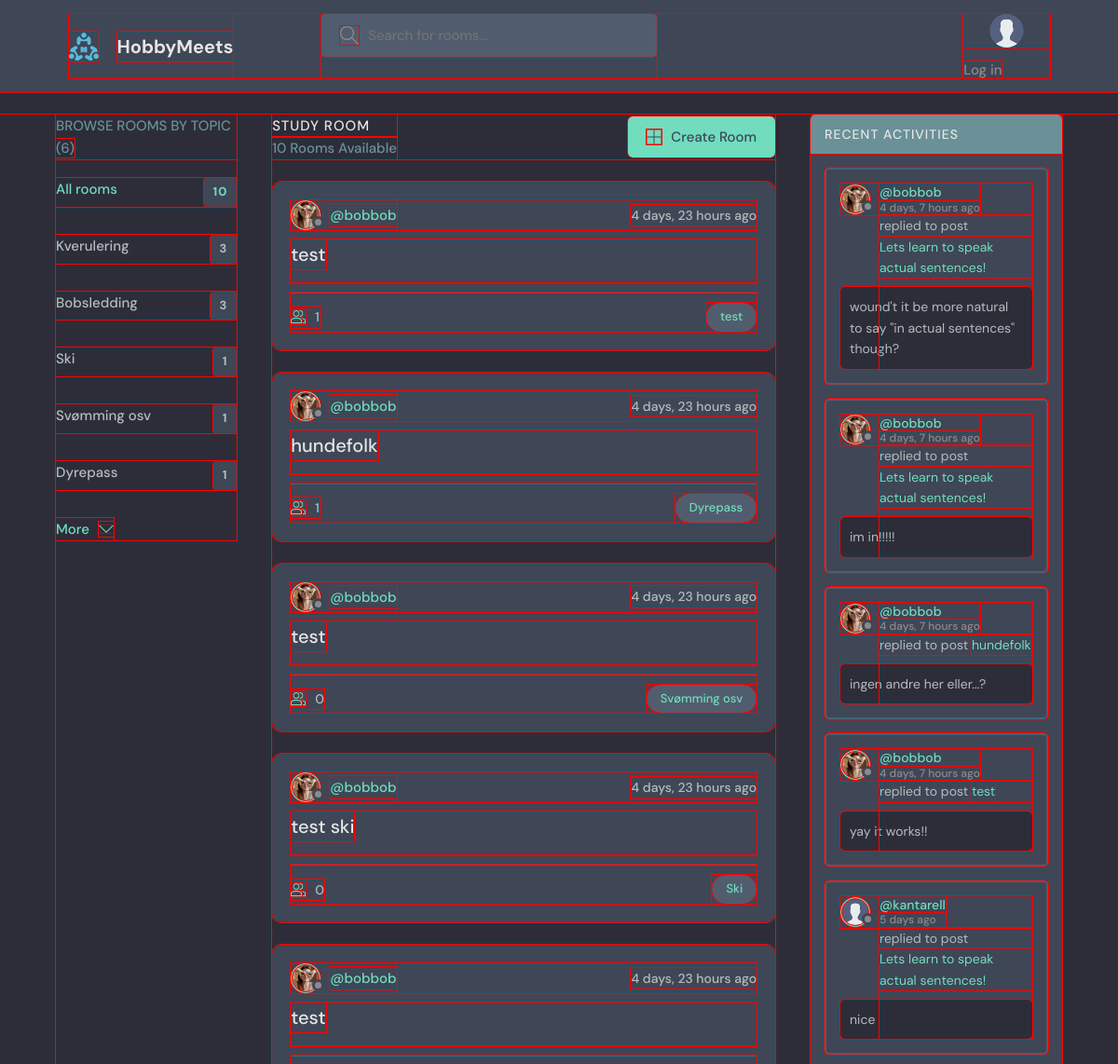
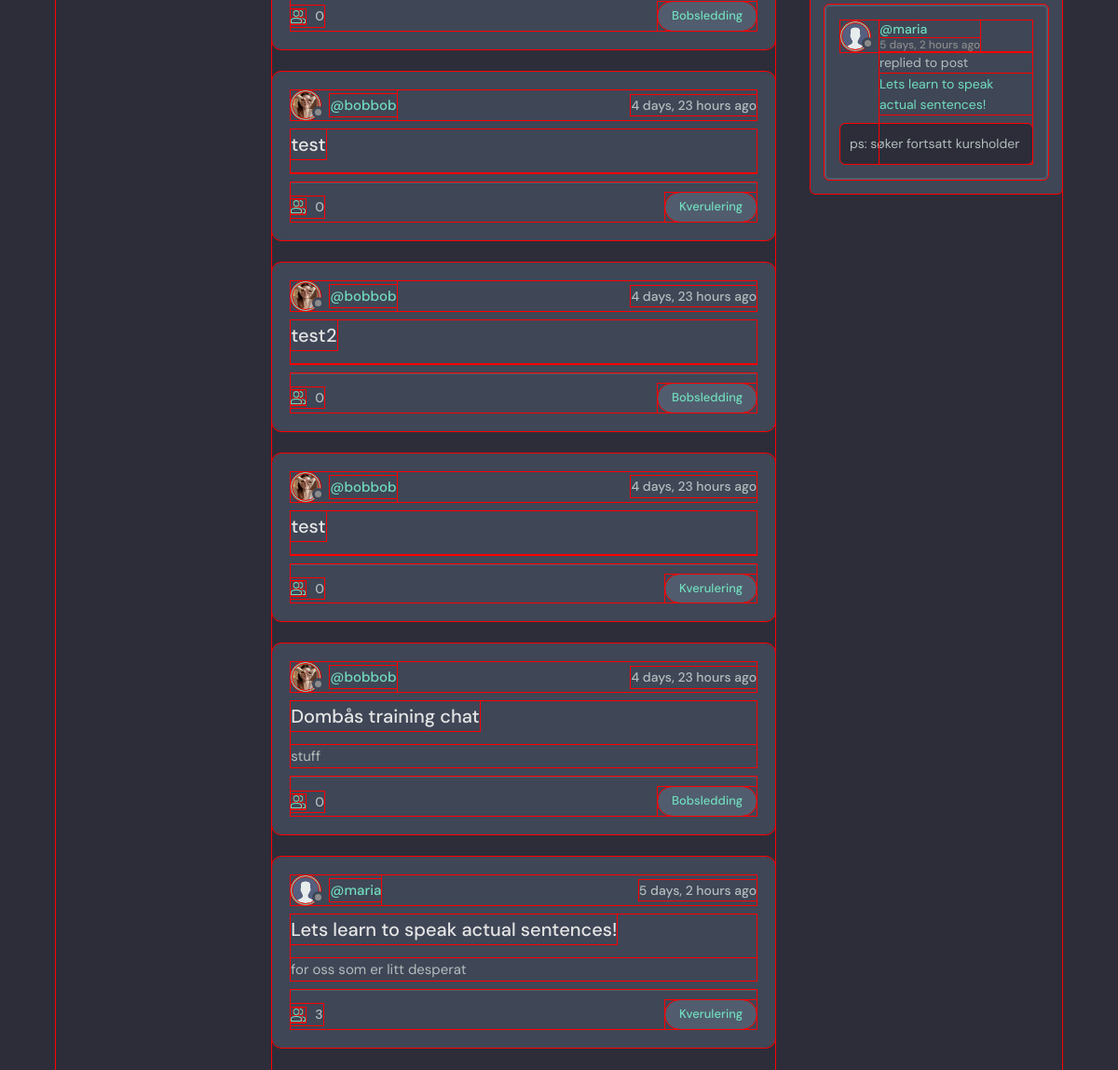
/, run on an earlier commit of the app's database (2 pictures, top to bottom).
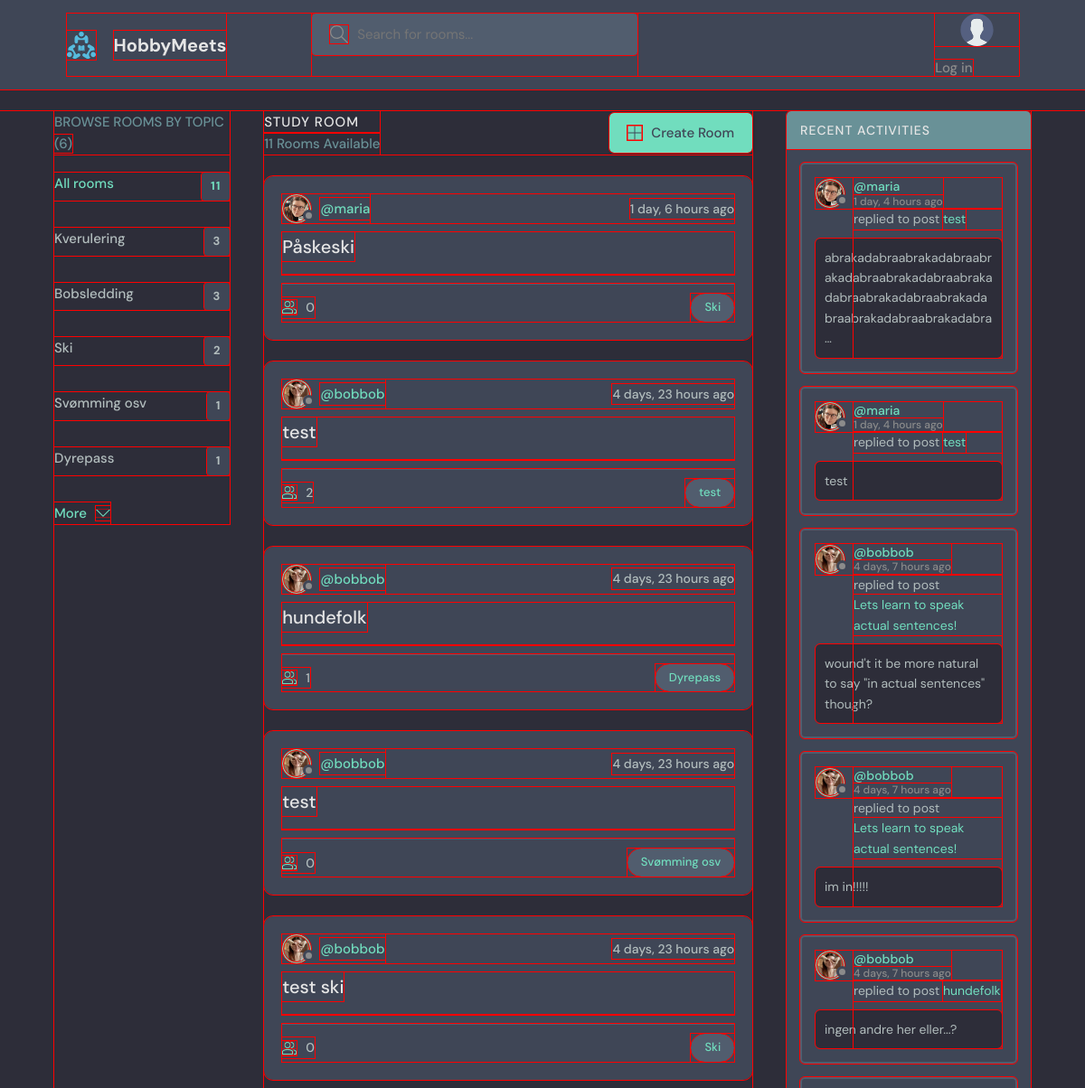
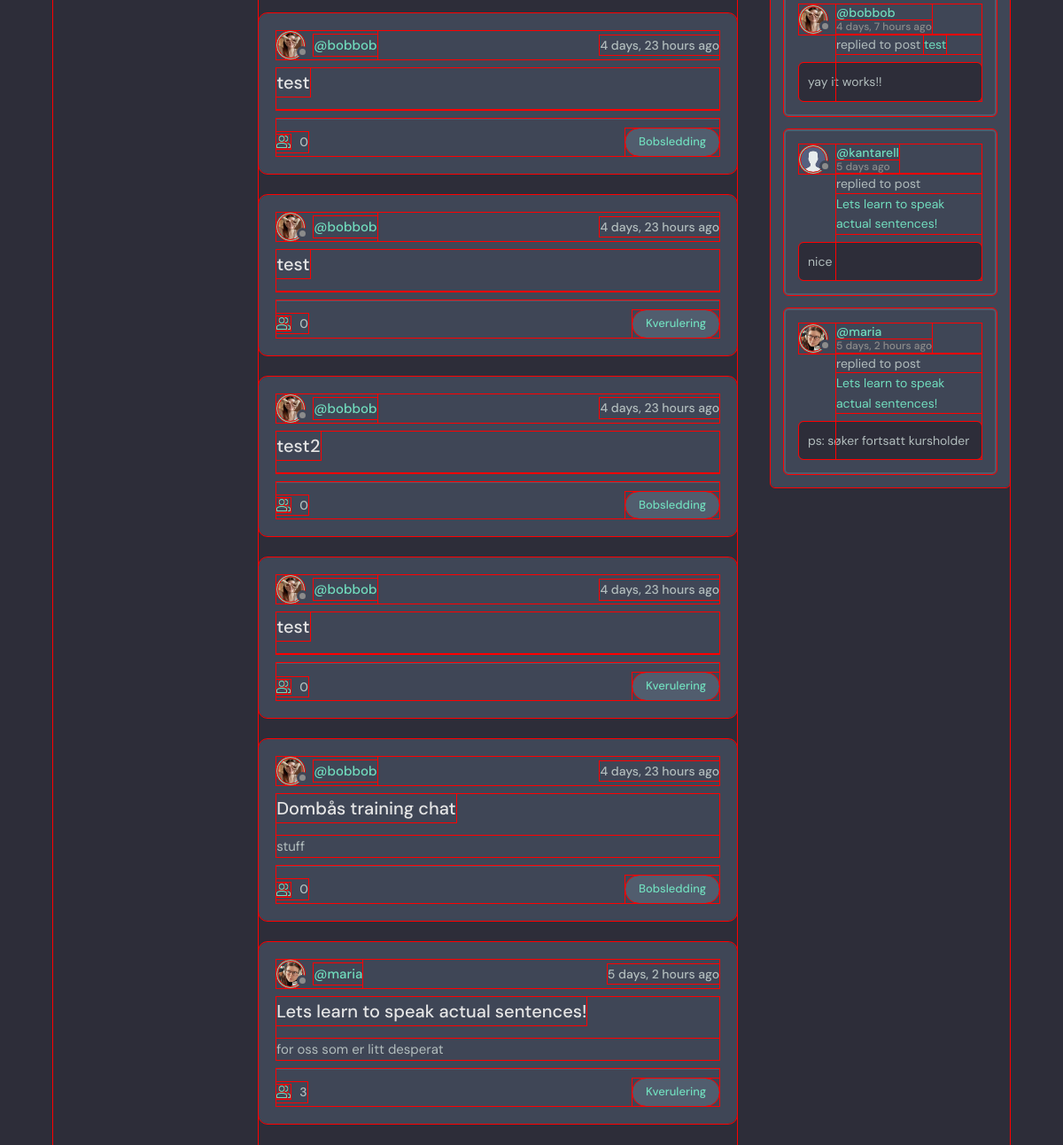
And on a later commit of the database (2 pictures, top to bottom).
### base/models.py (models this page shows, shortened)
class Topic(models.Model):
    name = models.CharField(max_length=200)

class Room(models.Model):
    host = models.ForeignKey(User, on_delete=models.SET_NULL, null=True)
    topic = models.ForeignKey(Topic, on_delete=models.SET_NULL, null=True) #ForeignKey establishes a parent-child relationship with Topic. Need to allow null=True in the db bc of SET_NULL
    name = models.CharField(max_length=200)
    description = models.TextField(null=True, blank=True) # null=True doesn't actually do much as explained here: https://stackoverflow.com/questions/8609192/what-is-the-difference-between-null-true-and-blank-true-in-django
    participants = models.ManyToManyField(User, related_name='participants', blank=True) #more about related_name on Notion/Stackoverflow. Blank=true means you can submit a form without filling everying out
    updated = models.DateTimeField(auto_now=True) #auto_now takes a snapshot everytime the instance is saved _ Eg. when the room was last updated
    created = models.DateTimeField(auto_now_add=True) #only takes a timestamp when the instance is created - Eg. when the room was created
    class Meta:
        ordering = ['-updated', '-created'] #the dash means descending order, eg. newest updated / created will be first
    def __str__(self):
        return self.name #has to be a string!! so if unsire, wrap the retunred val in a str()

class User(AbstractUser):
    name = models.CharField(max_length=200, null=True)
    email = models.EmailField(unique=True, null=True)
    bio = models.TextField(null=True)
    avatar = models.ImageField(null=True, default="avatar.svg") #TODO: fix the avatar to be something more fun, ideally a few that are randomly assigned
    USERNAME_FIELD = 'email' # override orig. User and set email as login info
    REQUIRED_FIELDS = []

class Message(models.Model):
    user = models.ForeignKey(User, on_delete=models.CASCADE) #the user that is posting the message. User class is imported (django.contrib.auth.models)
    room = models.ForeignKey(Room, on_delete=models.CASCADE) #ForeignKey establishes a parent-child relationship with Room, and CASCADE means that when a Room object is deleted, all its children are deleted as well
    body = models.TextField() #leave empty to force users to write message
    updated = models.DateTimeField(auto_now=True) #auto_now takes a snapshot everytime the instance is saved _ Eg. when the room was last updated
    created = models.DateTimeField(auto_now_add=True) #only takes a timestamp when the instance is created - Eg. when the room was created
    class Meta:
        ordering = ['-created'] #the dash means descending order, eg. newest updated / created will be first

### base/views.py (the view)
# urls.py: path('', views.home, name ="home"), #three parameters: home page path, home view from the views file, and an optional name to call this view/url (handy bc you can reference the url by its name in othe
def home(request):
    q = request.GET.get('q') if request.GET.get('q') != None else '' #q for query hehe. q returns whatever is passed into the url. youtube: 2:13:40 for more
    rooms = Room.objects.filter( #filter() w/out parameters works just like all()
        Q(topic__name__icontains=q) | #icontains is for the search functionality, makes it possible to search for partial matches (i makes it case insensitive)
        Q(name__icontains=q) | #topic__name, name, description are all keywords of filter, not of Room model. topic__name is a composite keyword that goes into the parent function
        Q(description__icontains=q)
        )
    room_count = rooms.count() #faster than len() method
    room_messages = Message.objects.filter(Q(room__topic__name__icontains=q))
    context = {'rooms': rooms, 'room_count': room_count,
                'room_messages': room_messages}
    return render(request, 'base/home.html', context)

### base/context_processors.py (called while the page is built)
def globalVars(request):
    topics = Topic.objects.all()
    top_topics = Topic.objects.all()[0:5] #lazy way of making above request work in the template:))
    total_room_count = Room.objects.all().count()
    context = {'topics': topics, 'total_room_count': total_room_count, 'top_topics': top_topics}
    return context

### base/templates/base/home.html (shortened to what this page needs)
{% extends 'main.html' %}
{% block content %}
    <main class="layout layout--3">
      <div class="container">
        {% include 'base/topics_component.html' %}
        <div class="roomList">
          <div class="roomList__header">
            <div>
              <h2>Study Room</h2>
              <p>{{room_count}} Rooms Available</p>
            </div>
            <a class="btn btn--main" href="{% url 'create-room' %}">
              <svg version="1.1" xmlns="http://www.w3.org/2000/svg" width="32" height="32" viewBox="0 0 32 32">
                <title>add</title>
                <path
                  d="M16.943 0.943h-1.885v14.115h-14.115v1.885h14.115v14.115h1.885v-14.115h14.115v-1.885h-14.115v-14.115z"
                ></path>
              </svg>
              Create Room
            </a>
          </div>
          {% include 'base/feed_component.html' %}
        </div>
        {% include 'base/activity_component.html' %}
      </div>
    </main>
    {% endblock %}

### base/templates/base/topics_component.html
<div class="topics">
    <div class="topics__header">
      <h2>Browse Rooms by Topic <span>({{topics.count}})</span></h2>
    </div>
    <ul class="topics__list">
      <li>
        <a href="/" class="active">All rooms <span>{{total_room_count}}</span></a>
      </li>
      {% for topic in top_topics %}
      <li>
        <a href="{% url 'home' %}?q={{topic.name}}">{{topic.name}}<span>{{topic.room_set.all.count}}</span></a>
      </li>
      {% endfor %}
    </ul>
    <a class="btn btn--link" href="{% url 'topics' %}">
      More
      <svg version="1.1" xmlns="http://www.w3.org/2000/svg" width="32" height="32" viewBox="0 0 32 32">
        <title>chevron-down</title>
        <path d="M16 21l-13-13h-3l16 16 16-16h-3l-13 13z"></path>
      </svg>
    </a>
  </div>

### base/templates/base/feed_component.html (shortened to what this page needs)
{% for room in rooms%}
<div class="roomListRoom">
    <div class="roomListRoom__header">
      <a href="{% url 'user-profile' room.host.id %}" class="roomListRoom__author">
        <div class="avatar avatar--small">
          <img src="{{room.host.avatar.url}}" />
        </div>
        <span>@{{room.host.username}}</span>
      </a>
      <div class="roomListRoom__actions">
        <span>{{room.created|timesince}} ago</span>
      </div>
    </div>
    <div class="roomListRoom__content">
      <a href="{% url 'room' room.id %}">{{room.name}}</a>
      <p>
        {{room.description}}
       </p>
    </div>
    <div class="roomListRoom__meta">
      <a href="{% url 'room' room.id %}" class="roomListRoom__joined">
        {{room.participants.all.count}}
      </a>
      <a href="{% url 'home' %}?q={{room.topic.name}}"><p class="roomListRoom__topic">{{room.topic.name}}</p></a>
    </div>
</div>
{% endfor %}

### base/templates/base/activity_component.html (shortened to what this page needs)
<div class="activities">
    <div class="activities__header">
      <h2>Recent Activities</h2>
    </div>
    {% for message in room_messages %}
    <div class="activities__box">
      <div class="activities__boxHeader roomListRoom__header">
        <a href="{% url 'user-profile' message.user.id %}" class="roomListRoom__author">
          <div class="avatar avatar--small">
            <img src="{{message.user.avatar.url}}" />
          </div>
          <p>
            @{{message.user.username}}
            <span>{{message.created|timesince}} ago</span>
          </p>
        </a>
      </div>
      <div class="activities__boxContent">
        <p>replied to post <a href="{% url 'room' message.room.id %}">{{message.room}}</a></p>
        <div class="activities__boxRoomContent">
          {{message.body|truncatechars:100}}
        </div>
      </div>
    </div>
    {% endfor %}
  </div>

What changed in the data, as far as the page shows it:
computed for Topic "Ski": room_set.all.count "1" → "2"
added Room: host.avatar (picture), host.username "maria", created "1 day, 6 hours", name "Påskeski", participants.all.count "0", topic.name "Ski"
computed for Room (number 2 of 11 on the later page): participants.all.count "1" → "2"
changed through a linked row, Room "Lets learn to speak actual sentences!": host.avatar: picture added in place of a placeholder
added Message: user.avatar (picture), user.username "maria", created "1 day, 4 hours", room "test", body "abrakadabraabrakadabraabrakadabraabrakadabraabrakadabraabrakadabraabrakadabraabrakadabraabrakadabra…"
added Message: user.avatar (picture), user.username "maria", created "1 day, 4 hours", room "test", body "test"
changed through a linked row, Message "ps: søker fortsatt kursholder": user.avatar: picture added in place of a placeholder
Also different on the page:
{{ total_room_count }}: "10" → "11"
{{ room_count }}: "10" → "11"
